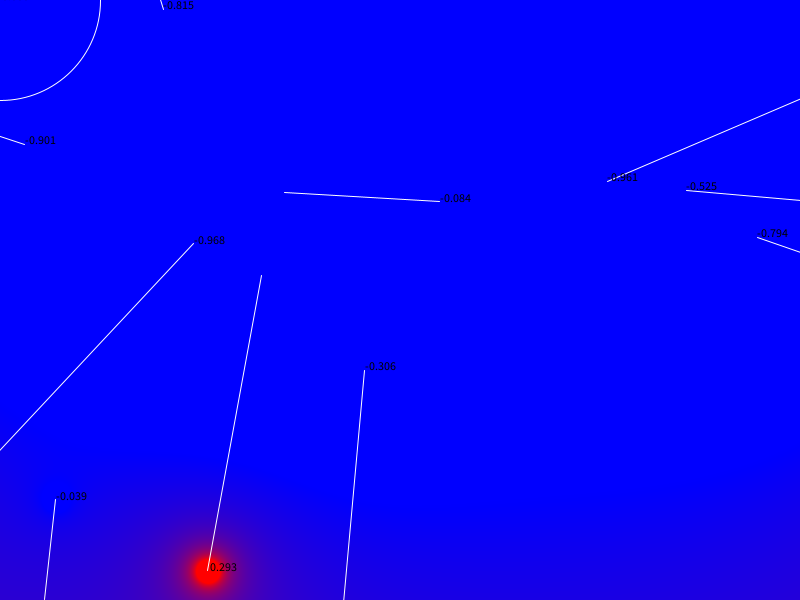
Frame 1 (no input)
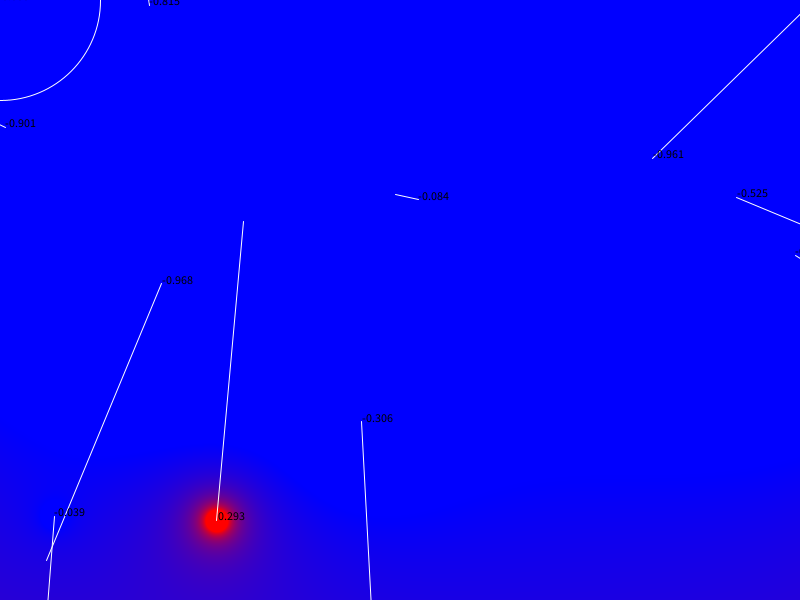
Frame 60 (the mouse pressed at the canvas centre just before this capture)
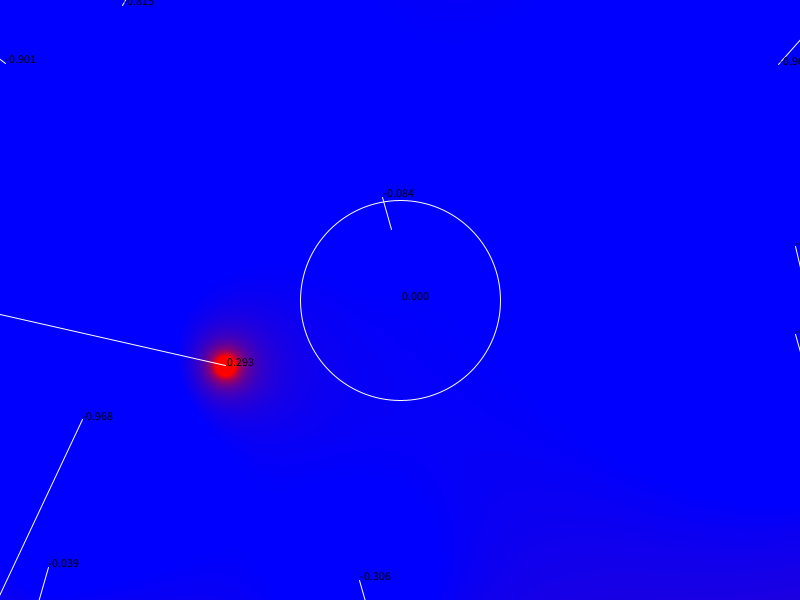
Frame 120 (the mouse held since frame 60 and released just before this capture)

The Processing sketch that drew these frames (run headless with seeded random() and noise(); from frame 60 on, the mouse is pressed at the canvas centre):

// Processing sketch: electronChargesSimulation
// ── electronChargesSimulation.pde
Charge[] charges = new Charge[10];

void setup() {
  size(800, 600);
  //fullScreen();
  for (int i = 0; i < charges.length; i++) {
    charges[i] = new Charge(random(-1, 1), random(0, width), random(0, height));
  }
}

void draw() {
  background(0);
  loadPixels();
  for (int y = 0; y < height; y++) {
    for (int x = 0; x < width; x++) {
      int index = x + y * width;
      float sum = 0;
      for (Charge c : charges) {
        float d = dist(x, y, c.position.x, c.position.y)/1e3;
        if (d == 0) {d=1;}
        sum += 1e1 * c.charge / d;
      }
      pixels[index] = color(127+sum, 0, 127-sum);
    }
  }
  updatePixels();
  for (Charge c : charges) {
    c.acceleration.set(0,0);
    for (Charge other : charges) {
      if (other != c) {
        c.checkChargeCollisions(other);
        c.calculateForces(other);
      }
    }
    c.displayFields();
    c.calculateKinematics();
    c.checkWallCollisions();
  }
  chargeObservation();
}

void chargeObservation() {
  stroke(255);
  noFill();
  circle(mouseX, mouseY, 200);
  
  float chargeSum = 0;
  PVector mousePosition = new PVector(mouseX, mouseY);
  for (Charge c : charges) {
    PVector distanceVect = PVector.sub(c.position, mousePosition);
    float distanceVectMag = distanceVect.mag();
    
    if (distanceVectMag < 100) {
      chargeSum += c.charge;
    }
  }
  
  stroke(0);
  text(chargeSum, mouseX, mouseY);
}

// ── charge_Class.pde
class Charge {
  
  float charge;
  PVector force;
  PVector position;
  PVector velocity = new PVector(0,0);
  PVector acceleration = new PVector(0,0);
  
  Charge(float value, float xpos, float ypos) {
    charge = value;
    position = new PVector(xpos, ypos);
  }
  
  void calculateForces(Charge other) { // adapted from processing.org/expamples/circlecollision.html Ira Greenburg
    //get distance between the charges
    PVector distanceVect = PVector.sub(other.position, position);
    
    //calculate magnitude of the vector separating the charges
    float distanceVectMag = distanceVect.mag();
    
    //Coulomb's law (input charge in mili Coulombs (1e-6) so k goes from (9e9) to (9e3))
    float forceMag = 9e3 * other.charge * charge / pow(distanceVectMag, 2);
    //limit it so that it isnt infinity when distance is 0
    //forceMag = min(forceMag, 1);
       
    //make force vector point in correct angle, then normalize and scale to magnitude
    force = new PVector(other.position.x - position.x, other.position.y - position.y);
    force.normalize();
    force.mult(-forceMag);
    
    //stroke(0);
    //line(position.x, position.y, position.x + 1e4*force.x, position.y + 1e4*force.y);
    
    //acceleration = force;
    acceleration.add(force);
    //limit acceleration
    float accelerationMag = acceleration.mag();
    acceleration.normalize().mult(min(accelerationMag, 3e-2));
  }
  
  void calculateKinematics() {  
    position.add(velocity); 
    velocity.add(acceleration); 
  }
  
  void checkChargeCollisions(Charge other) {
    //get distance between the two charges
    PVector distanceVect = PVector.sub(other.position, position);
    
    //calculate magnitude of the distance between them
    float distanceVectMag = distanceVect.mag();
    
    //min distance apart they must be
    float minDistance = 10;
    
    if (distanceVectMag < minDistance) {
      ////limit velocity and acceleration
      //other.velocity.set(0, 0);
      //velocity.set(0, 0);
      //other.acceleration.set(0, 0);
      //acceleration.set(0, 0);
      
      float distanceCorrection = (minDistance-distanceVectMag);
      PVector d = distanceVect.copy();
      PVector correctionVector = d.normalize().mult(distanceCorrection);
      other.position.add(correctionVector);
      position.sub(correctionVector);
    }
  }
  
  void checkWallCollisions() {
    //check to see if within the box
    if (position.x < 5) {
      position.x = 5;
    }
    if (position.x > width-5) {
      position.x = width-5;
    }
    if (position.y < 5) {
      position.y = 5;
    }
    if (position.y > height-5) {
      position.y = height-5;
    }
  }
  
  void displayFields() {
    stroke(255);
    line(position.x, position.y, position.x + 1e4*acceleration.x, position.y + 1e4*acceleration.y);
    //stroke(0);
    //line(position.x, position.y, position.x + 1e2*velocity.x, position.y + 1e2*velocity.y);
    noStroke();
    fill(255);
    //circle(position.x, position.y, 1e1*abs(charge));
    fill(0);
    text(charge, position.x, position.y);
  }
  
}
